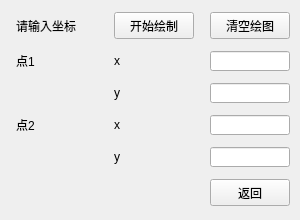
<?xml version="1.0" encoding="UTF-8"?>
<ui version="4.0">
 <class>WindowBre</class>
 <widget class="QWidget" name="WindowBre">
  <property name="geometry">
   <rect>
    <x>0</x>
    <y>0</y>
    <width>300</width>
    <height>220</height>
   </rect>
  </property>
  <property name="windowTitle">
   <string>Bresenham画线</string>
  </property>
  <widget class="QWidget" name="layoutWidget">
   <property name="geometry">
    <rect>
     <x>0</x>
     <y>0</y>
     <width>309</width>
     <height>221</height>
    </rect>
   </property>
   <layout class="QGridLayout" name="gridLayout">
    <property name="spacing">
     <number>0</number>
    </property>
    <item row="3" column="2">
     <widget class="QLineEdit" name="lineEdit_x2">
      <property name="maximumSize">
       <size>
        <width>80</width>
        <height>20</height>
       </size>
      </property>
     </widget>
    </item>
    <item row="0" column="1">
     <widget class="QPushButton" name="pushButton_start">
      <property name="maximumSize">
       <size>
        <width>80</width>
        <height>27</height>
       </size>
      </property>
      <property name="font">
       <font>
        <family>黑体</family>
       </font>
      </property>
      <property name="text">
       <string>开始绘制</string>
      </property>
     </widget>
    </item>
    <item row="0" column="2">
     <widget class="QPushButton" name="pushButton_clear">
      <property name="maximumSize">
       <size>
        <width>80</width>
        <height>27</height>
       </size>
      </property>
      <property name="font">
       <font>
        <family>黑体</family>
       </font>
      </property>
      <property name="text">
       <string>清空绘图</string>
      </property>
     </widget>
    </item>
    <item row="4" column="2">
     <widget class="QLineEdit" name="lineEdit_y2">
      <property name="maximumSize">
       <size>
        <width>80</width>
        <height>20</height>
       </size>
      </property>
     </widget>
    </item>
    <item row="1" column="1">
     <widget class="QLabel" name="label_2">
      <property name="maximumSize">
       <size>
        <width>30</width>
        <height>16777215</height>
       </size>
      </property>
      <property name="text">
       <string>x</string>
      </property>
     </widget>
    </item>
    <item row="4" column="1">
     <widget class="QLabel" name="label_7">
      <property name="maximumSize">
       <size>
        <width>30</width>
        <height>16777215</height>
       </size>
      </property>
      <property name="text">
       <string>y</string>
      </property>
     </widget>
    </item>
    <item row="2" column="1">
     <widget class="QLabel" name="label_3">
      <property name="maximumSize">
       <size>
        <width>30</width>
        <height>16777215</height>
       </size>
      </property>
      <property name="text">
       <string>y</string>
      </property>
     </widget>
    </item>
    <item row="3" column="1">
     <widget class="QLabel" name="label_6">
      <property name="maximumSize">
       <size>
        <width>30</width>
        <height>16777215</height>
       </size>
      </property>
      <property name="text">
       <string>x</string>
      </property>
     </widget>
    </item>
    <item row="2" column="2">
     <widget class="QLineEdit" name="lineEdit_y1">
      <property name="maximumSize">
       <size>
        <width>80</width>
        <height>20</height>
       </size>
      </property>
     </widget>
    </item>
    <item row="1" column="0">
     <widget class="QLabel" name="label_4">
      <property name="maximumSize">
       <size>
        <width>16777215</width>
        <height>16777215</height>
       </size>
      </property>
      <property name="text">
       <string>点1</string>
      </property>
     </widget>
    </item>
    <item row="3" column="0">
     <widget class="QLabel" name="label_5">
      <property name="text">
       <string>点2</string>
      </property>
     </widget>
    </item>
    <item row="1" column="2">
     <widget class="QLineEdit" name="lineEdit_x1">
      <property name="maximumSize">
       <size>
        <width>80</width>
        <height>20</height>
       </size>
      </property>
     </widget>
    </item>
    <item row="0" column="0">
     <widget class="QLabel" name="label">
      <property name="maximumSize">
       <size>
        <width>82</width>
        <height>16777215</height>
       </size>
      </property>
      <property name="font">
       <font>
        <family>黑体</family>
       </font>
      </property>
      <property name="text">
       <string>请输入坐标</string>
      </property>
     </widget>
    </item>
    <item row="5" column="2">
     <widget class="QPushButton" name="pushButton_return">
      <property name="maximumSize">
       <size>
        <width>80</width>
        <height>27</height>
       </size>
      </property>
      <property name="font">
       <font>
        <family>黑体</family>
       </font>
      </property>
      <property name="text">
       <string>返回</string>
      </property>
     </widget>
    </item>
   </layout>
  </widget>
 </widget>
 <resources/>
 <connections/>
</ui>
